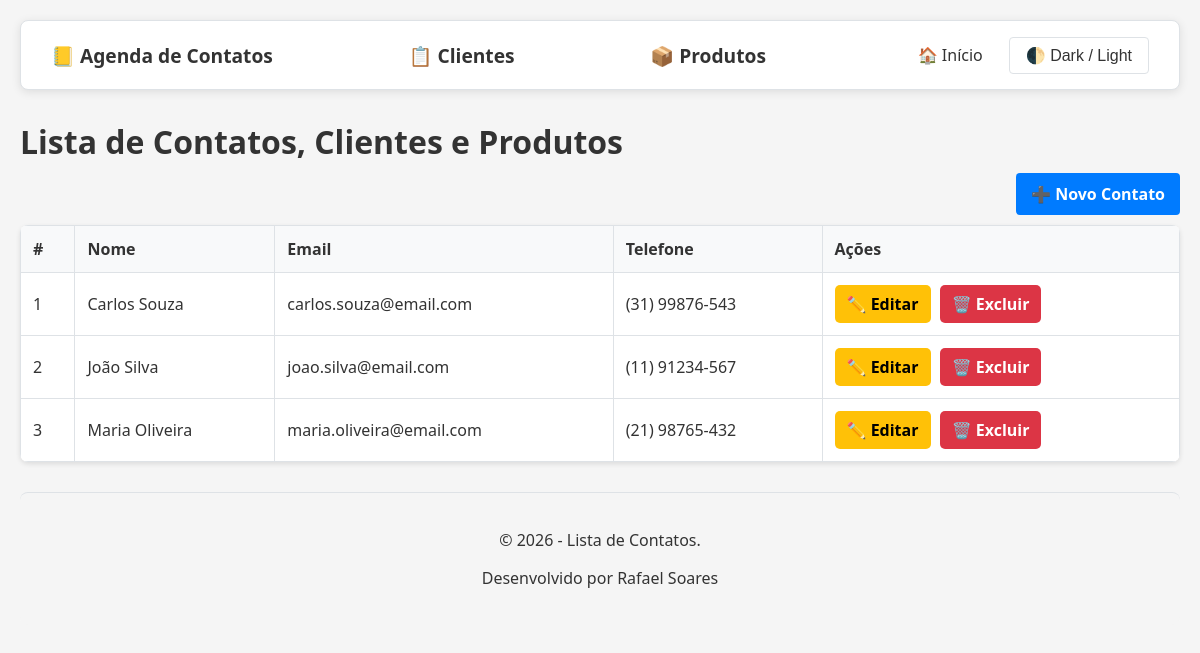
The page / on the database its author committed.
### tables this page shows
CREATE TABLE contatos (
    id INT AUTO_INCREMENT PRIMARY KEY,
    nome VARCHAR(100) NOT NULL,
    email VARCHAR(100) NOT NULL,
    telefone VARCHAR(14),
    created_at TIMESTAMP DEFAULT CURRENT_TIMESTAMP
);

### models/ContatoDAO.php (called while the page is built, shortened)
<?php
require_once __DIR__ . '/../config/database.php';
class ContatoDAO
{
    private PDO $pdo;
    public function __construct()
    {
        $this->pdo = Database::getConnection();
    }
    public function listar(): array
    {
        try {
            $stmt = $this->pdo->query(
                "SELECT * FROM contatos ORDER BY nome"
            );
            return $stmt->fetchAll(PDO::FETCH_ASSOC);
        } catch (PDOException $e) {
            return [];
        }
    }
}
?>

### config/database.php (called while the page is built)
<?php
class Database
{
    private static ?PDO $connection = null;
    public static function getConnection(): PDO
    {
        if (self::$connection === null) {
            $host = "localhost";
            $dbname = "agenda";
            $user = "root";
            $pass = "";
            self::$connection = new PDO(
                "mysql:host=$host;dbname=$dbname;charset=utf8",
                $user,
                $pass
            );
            self::$connection->setAttribute(
                PDO::ATTR_ERRMODE,
                PDO::ERRMODE_EXCEPTION
            );
        }
        return self::$connection;
    }
}
?>

### views/funcoes.php (the view, shortened to what this page needs)
<?php
function exibirTabelaContatos(array $contatos): void
{
    echo "<table>";
    echo "<thead>";
    echo "<tr>";
    echo "<th>#</th>";
    echo "<th>Nome</th>";
    echo "<th>Email</th>";
    echo "<th>Telefone</th>";
    echo "<th>Ações</th>";
    echo "</tr>";
    echo "</thead>";
    echo "<tbody>";
    foreach ($contatos as $indice => $contato) {
        echo "<tr>";
        echo "<td>" . ($indice + 1) . "</td>";
        echo "<td>" .
            htmlspecialchars($contato['nome']) .
            "</td>";
        echo "<td>" .
            htmlspecialchars($contato['email']) .
            "</td>";
        echo "<td>" .
            htmlspecialchars($contato['telefone']) .
            "</td>";
            echo "
            <td>
                <a href='index.php?pagina=editar_contato&id={$contato['id']}'
                   class='btn-editar'>
                   ✏️ Editar
                </a>
                <a href='index.php?pagina=excluir_contato&id={$contato['id']}'
                   class='btn-excluir'>
                   🗑️ Excluir
                </a>
            </td>
            ";;
        echo "</tr>";
    }
    echo "</tbody>";
    echo "</table>";
}
?>

### views/cabecalho.php (style rules this page uses)
:root { --bg-color: #f5f5f5; --text-color: #333333; --card-bg: #ffffff; --table-bg: #ffffff; --header-bg: #f8f9fa; --border-color: #dee2e6; --navbar-bg: #ffffff; --footer-bg: #f5f5f5; }
* { transition: background-color 0.3s ease, color 0.3s ease; box-sizing: border-box; }
body { font-family: 'Segoe UI', Tahoma, Geneva, Verdana, sans-serif; margin: 0; padding: 20px; background-color: var(--bg-color); color: var(--text-color); }
.btn-excluir { background: #dc3545; }
.btn-editar { background: #ffc107; color: #000; padding: 8px 12px; text-decoration: none; border-radius: 5px; font-weight: bold; margin-right: 5px; display: inline-block; }
.btn-excluir { background: #dc3545; color: white; padding: 8px 12px; text-decoration: none; border-radius: 5px; font-weight: bold; display: inline-block; }
table { border-collapse: collapse; width: 100%; background-color: var(--table-bg); box-shadow: 0 2px 5px rgba(0,0,0,0.1); border-radius: 8px; overflow: hidden; }
th, td { border: 1px solid var(--border-color); padding: 12px; text-align: left; }
th { background-color: var(--header-bg); font-weight: bold; }

### rows shown on the page
contatos: nome "Carlos Souza", email "carlos.souza@email.com", telefone "(31) 99876-543"
contatos: nome "João Silva", email "joao.silva@email.com", telefone "(11) 91234-567"
contatos: nome "Maria Oliveira", email "maria.oliveira@email.com", telefone "(21) 98765-432"
